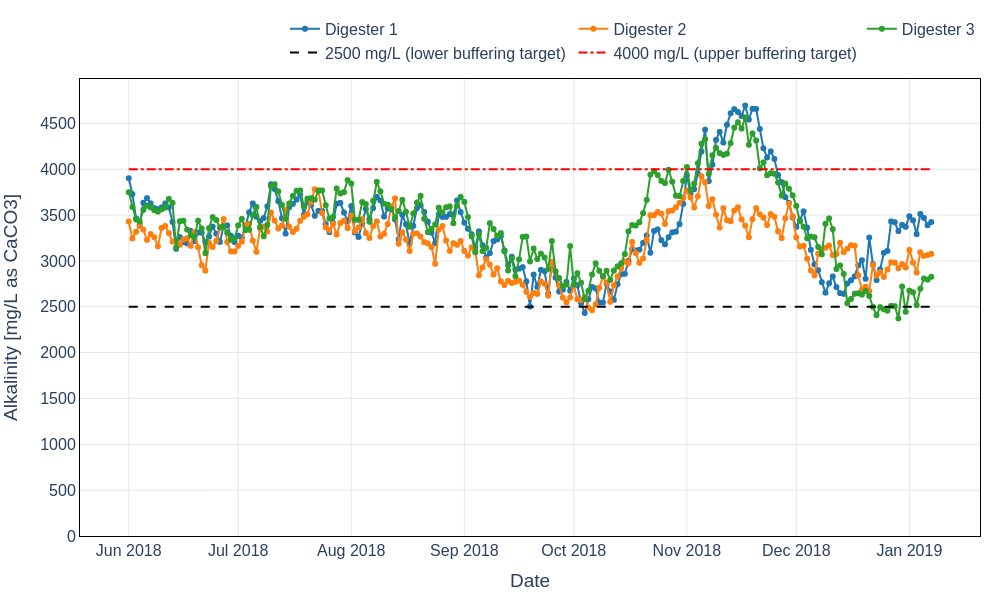

The Python source for this figure:
# filename: alkalinity_timeseries_1.py
import pandas as pd
import plotly.graph_objects as go
import plotly.io as pio
import os
from datetime import datetime

# Input filename
file_name = "digester_data_3.csv"

# Output base name
base = "alkalinity_timeseries_1"
py_fname = os.path.basename(__file__) if '__file__' in globals() else "alkalinity_timeseries_1.py"
csv_out = f"{base}.csv"
html_out = f"{base}.html"
png_out = f"{base}.png"

# Read CSV, parse Date as day-first
df = pd.read_csv(file_name, encoding="utf-8", dayfirst=True)

# Parse Date column to datetime (day-first), coerce errors
df['Date'] = pd.to_datetime(df['Date'], dayfirst=True, errors='coerce')

# Select required columns and rename to requested headings
plot_df = df[['Date',
              'Digester 1 Alkalinity (mg/L)',
              'Digester 2 Alkalinity (mg/L)',
              'Digester 3 Alkalinity (mg/L)']].copy()

plot_df.rename(columns={
    'Digester 1 Alkalinity (mg/L)': 'Digester 1 Alkalinity [mg/L]',
    'Digester 2 Alkalinity (mg/L)': 'Digester 2 Alkalinity [mg/L]',
    'Digester 3 Alkalinity (mg/L)': 'Digester 3 Alkalinity [mg/L]'
}, inplace=True)

# Sort by Date to ensure time series order
plot_df.sort_values('Date', inplace=True)

# Save the CSV containing exactly the data plotted (Date as ISO YYYY-MM-DD)
out_csv_df = plot_df.copy()
out_csv_df['Date'] = out_csv_df['Date'].dt.strftime('%Y-%m-%d')
out_csv_df.to_csv(csv_out, index=False, encoding='utf-8')

# Build Plotly figure
pio.templates.default = "plotly_white"
fig = go.Figure()

# Line settings
line_width = 2
marker_settings = dict(size=6)

# Add traces for each digester
fig.add_trace(go.Scatter(
    x=plot_df['Date'],
    y=plot_df['Digester 1 Alkalinity [mg/L]'],
    mode='lines+markers',
    name='Digester 1',
    line=dict(width=line_width, color='#1f77b4'),
    marker=marker_settings,
    connectgaps=False
))
fig.add_trace(go.Scatter(
    x=plot_df['Date'],
    y=plot_df['Digester 2 Alkalinity [mg/L]'],
    mode='lines+markers',
    name='Digester 2',
    line=dict(width=line_width, color='#ff7f0e'),
    marker=marker_settings,
    connectgaps=False
))
fig.add_trace(go.Scatter(
    x=plot_df['Date'],
    y=plot_df['Digester 3 Alkalinity [mg/L]'],
    mode='lines+markers',
    name='Digester 3',
    line=dict(width=line_width, color='#2ca02c'),
    marker=marker_settings,
    connectgaps=False
))

# Add horizontal reference lines as separate traces so they appear in the legend
ref_lines = [
    (2500, '2500 mg/L (lower buffering target)', 'black', 'dash'),
    (4000, '4000 mg/L (upper buffering target)', 'red', 'dashdot')
]
# Determine x-range for lines; handle NaT
xmin = plot_df['Date'].min()
xmax = plot_df['Date'].max()
if pd.isna(xmin) or pd.isna(xmax):
    xmin = datetime.now()
    xmax = datetime.now()

for y, label, color, dash in ref_lines:
    fig.add_trace(go.Scatter(
        x=[xmin, xmax],
        y=[y, y],
        mode='lines',
        name=label,
        line=dict(color=color, width=2, dash=dash),
        hoverinfo='skip',
        showlegend=True
    ))

# Update axes: Y-axis starts at 0
fig.update_yaxes(title_text='Alkalinity [mg/L as CaCO3]', rangemode='tozero', zeroline=True)
fig.update_xaxes(title_text='Date', showgrid=True)

# Update layout to match style requirements: plotly_white, black axis lines and ticks, global font size 16, grid visible
fig.update_layout(
    template='plotly_white',
    font=dict(size=16),
    xaxis=dict(showline=True, linewidth=1, linecolor='black', mirror=True),
    yaxis=dict(showline=True, linewidth=1, linecolor='black', mirror=True),
    legend=dict(orientation='h', yanchor='bottom', y=1.02, xanchor='right', x=1),
    margin=dict(l=60, r=20, t=20, b=60)
)

# Ensure grid is visible
fig.update_xaxes(showgrid=True, gridcolor='#e6e6e6')
fig.update_yaxes(showgrid=True, gridcolor='#e6e6e6')

# Save HTML (interactive). Requirements: responsive, no rangeslider, no title, plotly_white style, black axis lines and tick marks,
# include_plotlyjs='cdn'
fig.write_html(html_out, include_plotlyjs='cdn', full_html=True, auto_open=False)

# Save PNG using kaleido at 1000x600
fig.write_image(png_out, format='png', width=1000, height=600, scale=1)

# Print created filenames and the python file name to the terminal
print(py_fname)
print(csv_out)
print(html_out)
print(png_out)
